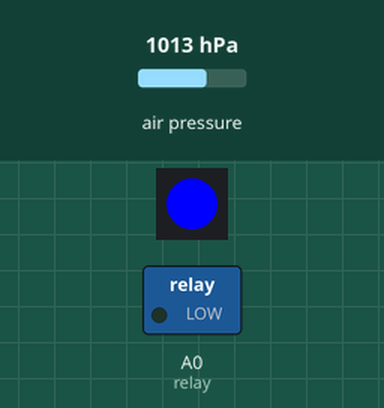
This program was run on a simulated CircuitPython board. Shown: 1 RGB LEDs in strip order, left to right, switched loads named in the program (green lamp = pin HIGH). The inputs (shaded band) are chosen by the test bench; at power-on: air pressure 1013 hPa. At 10.3 s the program ends and the board releases its pins; the recording ends there.

Above: at 1.2 s.
1.3 s: air pressure set to 952 hPa
At 2.2 s:
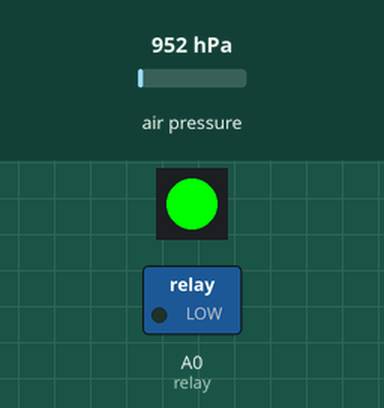
At 8.0 s:
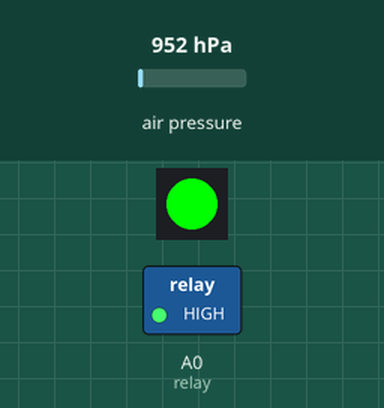
Timing chart, 0 to 10.3 s (numbered marks = the images above; inputs shaded):
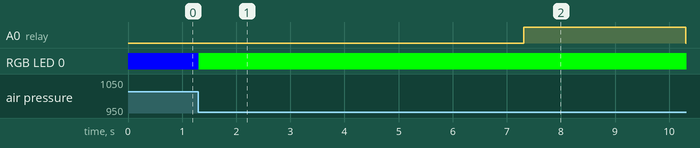

Measured:
- after the input at 1.3 s, A0 (relay): LOW → HIGH after 6.0 s, → LOW 3.0 s later; RGB LED 0: RGB(0, 0, 255) → RGB(0, 255, 0) at once

The program:

code.py
```python
#Simple timer-based program for a flight computer
#v0.2, made for education purposes by Joe Mama

import time
import board
import digitalio
import adafruit_bmp3xx
import neopixel
import busio

#LED setup
led0 = neopixel.NeoPixel(board.NEOPIXEL, 1)

#Baro setup
i2c = busio.I2C(board.SCL1, board.SDA1)
bmp = adafruit_bmp3xx.BMP3XX_I2C(i2c)

START_ALT = bmp.altitude

#Relay setup
relay = digitalio.DigitalInOut(board.A0) #put proper pin here
relay.direction = digitalio.Direction.OUTPUT

#Delay logic
while True:
    led0[0] = (0, 0, 255)

    if bmp.altitude > START_ALT + 3:
        led0[0] = (0, 255, 0)
        time.sleep(6) #Seconds delay after launch
        relay.value = True
        time.sleep(3)
        relay.value = False
        break
    time.sleep(0.01)
```
